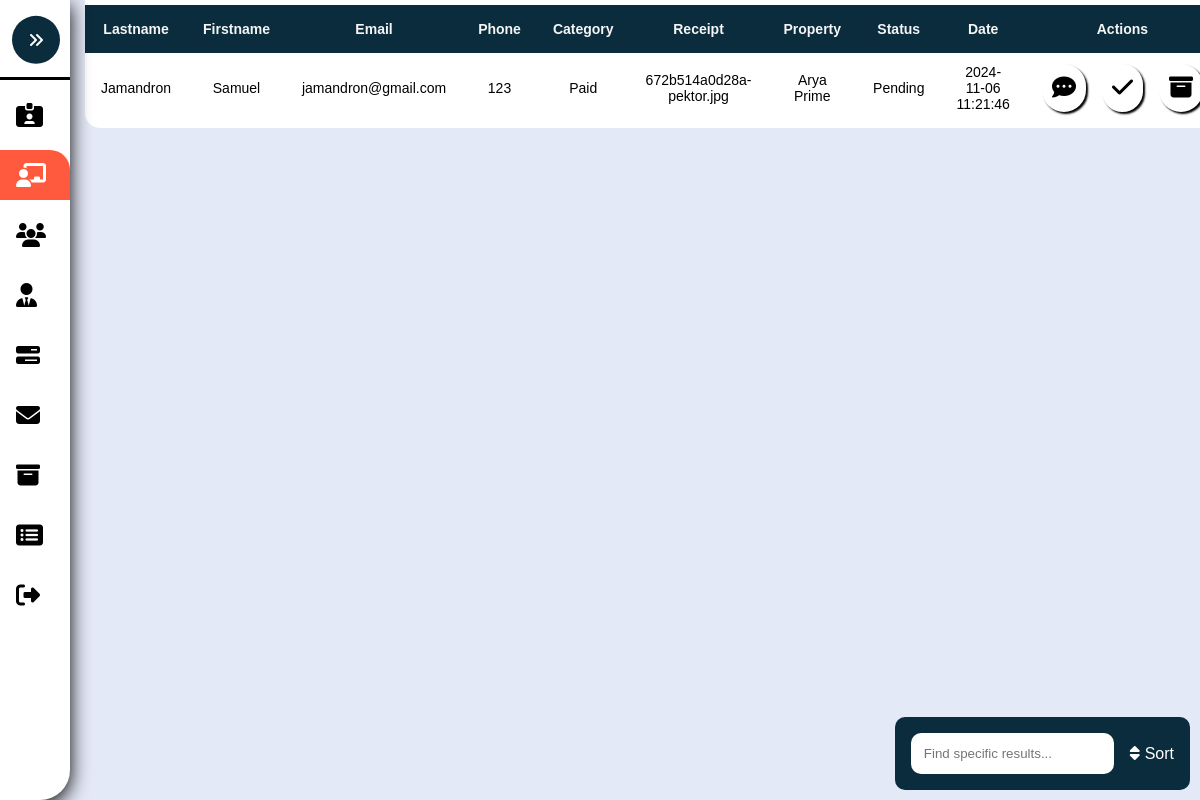
The page /Admin-Pending.php on the database as committed earlier.
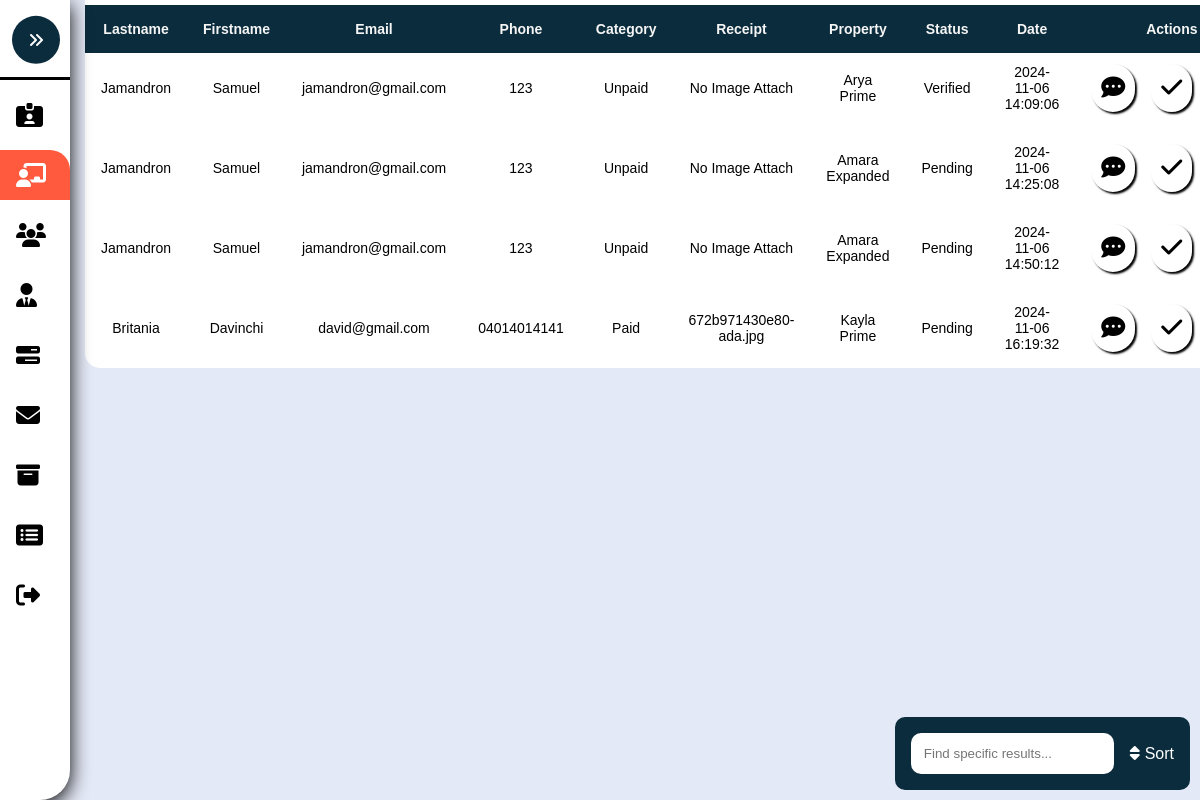
The same page on the database as committed later.
### tables this page shows
CREATE TABLE `pending` (
  `PendingID` int(8) NOT NULL,
  `Lastname` varchar(255) NOT NULL,
  `Firstname` varchar(255) NOT NULL,
  `Email` varchar(255) NOT NULL,
  `Phone` varchar(255) NOT NULL,
  `Message` varchar(255) NOT NULL,
  `Address` varchar(255) NOT NULL,
  `Category` varchar(255) NOT NULL,
  `Receipt` longblob NOT NULL,
  `Date` timestamp NOT NULL DEFAULT current_timestamp(),
  `Status` varchar(255) NOT NULL,
  `Requirements` varchar(255) NOT NULL,
  `UserID` int(8) NOT NULL,
  `PropertyID` int(8) NOT NULL
);

CREATE TABLE `properties` (
  `PropertyID` int(8) NOT NULL,
  `Property` varchar(255) NOT NULL,
  `Description` varchar(255) NOT NULL,
  `Price` varchar(255) NOT NULL,
  `Bedrooms` int(8) NOT NULL,
  `Bathrooms` int(8) NOT NULL,
  `Lot` varchar(255) NOT NULL,
  `Block` varchar(255) NOT NULL,
  `Phase` varchar(255) NOT NULL,
  `Area_sqft` varchar(255) NOT NULL,
  `VirtualTour` varchar(255) NOT NULL,
  `Calendar` timestamp NOT NULL DEFAULT current_timestamp(),
  `Status` varchar(255) NOT NULL,
  `IExterior` longblob DEFAULT NULL,
  `IBedroom` longblob DEFAULT NULL,
  `IBathroom` longblob DEFAULT NULL,
  `IAttic` longblob DEFAULT NULL,
  `IDining` longblob DEFAULT NULL,
  `Role` varchar(255) NOT NULL,
  `UserID` int(7) NOT NULL COMMENT 'Foreign key of User table'
);

### Admin-Pending.php (the view, shortened to what this page needs)
<?php
	include './Assets/Php/Connection.php';
?>
<!DOCTYPE html>
<html>
<head>
	<link rel="stylesheet" type="text/css" href="./Assets/Css/Admin.css?v=<?php echo time(); ?>">
</head>
<body>
	<nav class="sidebar close" id="sidebar">
		<header>
			<figure class="image-container">
			</figure>
			<button class="toggle">
				<i class="fa-solid fa-angles-right"></i>
			</button>
		</header>
		<div class="menu-bar">
			<div class="menu">
				<ul class="menu-links">
					<li class="nav-link">
						<a href="./Admin-Account.php">
							<i class="fa-solid fa-id-card-clip"></i>
						</a>
					</li>
					<li class="nav-link">
						<a href="./Admin-Pending.php" class="active">
							<i class="fa-solid fa-chalkboard-user"></i>
						</a>
					</li>
					<li class="nav-link">
						<a href="./Admin-Users.php" class="dashboard-list-item">
							<i class="fa-solid fa-users"></i>
						</a>
					</li>
					<li class="nav-link">
						<a href="./Admin-Management.php" class="dashboard-list-item">
							<i class="fa-solid fa-user-tie"></i>
						</a>
					</li>
					<li class="nav-link">
						<a href="./Admin-Properties.php" class="dashboard-list-item">
							<i class="fa-solid fa-bars-progress"></i>
						</a>
					</li>
					<li class="nav-link">
						<a href="Admin-Message.php" class="dashboard-list-item">
							<i class="fa-solid fa-envelope"></i>
						</a>
					</li>
					<li class="nav-link">
						<a href="./Admin-Archieve.php" class="dashboard-list-item">
							<i class="fa-solid fa-box-archive"></i>
						</a>
					</li>
					<li class="nav-link">
						<a href="Admin-SoldProperties.php" class="dashboard-list-item">
							<i class="fa-solid fa-rectangle-list"></i>
						</a>
					</li>
					<li class="nav-link">
						<a href="./Assets/Php/Logout.php" class="dashboard-list-item">
							<i class="fa-solid fa-right-from-bracket"></i>
						</a>
					</li>
				</ul>
			</div>
		</div>
	</nav>
	<main class="main">
		<section class="Table-section" id="Table-Section">
			<div class="container">
				<table class="table" id="table">
					<tr>
						<th>Lastname</th>
						<th>Firstname</th>
						<th>Email</th>
						<th>Phone</th>
						<th>Category</th>
						<th>Receipt</th>
						<th>Property</th>
						<th>Status</th>
						<th>Date</th>
						<th class="action-center">Actions</th>
					</tr>
				<?php
					if(isset($_POST['Sort-btn'])){
						$Sortlist = $_POST['Sort-Option'];
						if($Sortlist == "Paid"){
							$sql = "SELECT Pending.*, Properties.Property FROM Pending JOIN Properties ON Pending.PropertyID = Properties.PropertyID WHERE Category = 'Paid' ";
						}elseif($Sortlist == "Unpaid"){
							$sql = "SELECT Pending.*, Properties.Property FROM Pending JOIN Properties ON Pending.PropertyID = Properties.PropertyID WHERE Category = 'Unpaid' ";
						}elseif($Sortlist == "Pending"){
							$sql = "SELECT Pending.*, Properties.Property FROM Pending JOIN Properties ON Pending.PropertyID = Properties.PropertyID WHERE Pending.Status = 'Pending' ";
						}elseif($Sortlist == "Verified"){
							$sql = "SELECT Pending.*, Properties.Property FROM Pending JOIN Properties ON Pending.PropertyID = Properties.PropertyID WHERE Pending.Status = 'Verified' ";
						}elseif($Sortlist == "Declined"){
							$sql = "SELECT Pending.*, Properties.Property FROM Pending JOIN Properties ON Pending.PropertyID = Properties.PropertyID WHERE Pending.Status = 'Declined' ";
						}else{
							$sql = "SELECT Pending.*, Properties.Property FROM Pending JOIN Properties ON Pending.PropertyID = Properties.PropertyID ORDER BY Category DESC";
						}
					}else{
						$sql = "SELECT Pending.*, Properties.Property FROM Pending JOIN Properties ON Pending.PropertyID = Properties.PropertyID ";
					}
						$rs = mysqli_query($conn, $sql);
						if($rs){
							while ($row = mysqli_fetch_assoc($rs)) {
								$PendingID = $row['PendingID'];
								$Lastname = $row['Lastname'];
								$Firstname = $row['Firstname'];
								$Email = $row['Email'];
								$Phone = $row['Phone'];
								$Selected_Property = $row['Property'];
								$Status = $row['Status'];
								$Category = $row['Category'];
								$Receipt = $row['Receipt'];
								$Date = $row['Date'];
								echo "
								<tr>
									<td>".$Lastname."</td>
									<td>".$Firstname."</td>
									<td>".$Email."</td>
									<td>".$Phone."</td>
									<td>".$Category."</td>
									<td>".$Receipt."</td>
									<td>".$Selected_Property."</td>
									<td>".$Status."</td>
									<td>".$Date."</td>
									<td class='td-action'>
										<a href='./Admin-ViewPending.php?ViewID=".$PendingID."' class='custom-tooltip' data-title='View/Edit'>
											<i class='fa-solid fa-comment-dots'></i>
										</a>
										<a href='./Assets/Php/Admin.php?SelectedID=".$PendingID."' onclick='return AcceptConfirmation()'' class='custom-tooltip' data-title='Confirm'>
											<i class='fa-sharp fa-solid fa-check'></i>
										</a>
										<a href='./Assets/Php/Admin.php?archiveID=".$PendingID."&value=Pending' onclick='return archiveConfirmation()'' class='custom-tooltip' data-title='Archive'>
											<i class='fa-solid fa-box-archive' ></i>
										</a>
									</td>
								</tr>
								";
							}
							echo " </table>";
						}
					?>
			</div>
		</section>
		<form method="POST">
			<div class="float-diagram">
				<div class="form-items">
					<input type="search" list="Options" name="Sort-Option" placeholder="Find specific results...">
				</div>
				<button type="submit" name="Sort-btn" ><i class="fa-solid fa-sort"></i> Sort </button>
			</div>
		</form>
	</main>
</body>
</html>

### Assets/Css/Admin.css (style rules this page uses)
:root { --dark-jungle-green: hsl(188, 63%, 7%); --prussian-blue: hsl(200, 69%, 14%); --raisin-black-1: hsl(227, 29%, 13%); --raisin-black-2: hsl(229, 17%, 19%); --yellow-green: hsl(89, 72%, 85%); --orange-soda: hsl(9,100%, 62%); --cultured-1: hsl(0, 0%, 93%); --cultured-2:hsl(192, 24%, 96%); --misty-rose: hsl(210, 100%, 97%); --alice-blue: hsl(8, 100%, 97%); --seashell: hsl(8,100%, 97%); --cadet: hsl(0, 0%, 100%); --white: hsl(0,0%, 100%); --black:hsl(0,0%,0%); --opal: hsl(180, 20%, 62%); --head-foot-bg-amaresa: rgba(255, 255, 255, 0.66); --header-bg-amaresa-shadow:0 4px 30px rgba(0, 0, 0, 0.1); --footer-bg-amaresa-shadow:0 -4px 30px rgba(0, 0, 0, 0.1); --amaresa-box-shadow: 2px 2px 2px black; --amaresa-bg:#f0f0f0; --body-color: #E4E9F7; --sidebar-color: #FFF; --sidebar-text-color: #707070; --sidebar-toggle-color: #DDD; --ff-numito-sans:"Nunito Sans", sans-serif; --ff-poppins:"Poppins", sans-serif; --fs-1: 1.875rem; --fs-2: 1.5rem; --fs-3: 1.375rem; --fs-4: 1.125rem; --fs-5: 0.875rem; --fs-6: 0.813rem; --fs-7: 0.75rem; --fw-500: 500; --fw-600: 600; --fw-700: 700; --transition:0.25s ease; --section-spacing: 100px; --shadow-1: 0 5px 20px hsla(219, 56%, 21%, 0.1); --shadow-1: 0 16px 32px hsla(188, 63%, 63%, 0.1); }
*, *::before, *::after { padding: 0; margin: 0; box-sizing: border-box; }
li { list-style: none; }
a { text-decoration: none; }
a, img, span, button, i { display: block; }
button { border:none; outline: none; background: none; font: inherit; text-align: left; cursor: pointer; }
i { pointer-events: none; }
html { font-family: var(--ff-numito-sans); scroll-behavior: smooth; }
body { background: var(--body-color); overflow-x: hidden; }
.container { padding-inline:15px; }
button, a { transition: var(--transition); }
.sidebar { position: fixed; top: 0; left: 0; box-shadow: 2px 2px 15px var(--orange-soda); border-bottom-right-radius: 30px; width: 250px; height: 100vh; background: var(--sidebar-color); transition: .5s ease; z-index: 100; }
.sidebar.close { width: 70px; box-shadow: 0 5px 20px black; }
.sidebar.close .toggle { transform: translate(-50%,-40%); background: var(--prussian-blue); }
.sidebar figure { border-bottom: 3px solid black; position: relative; }
.sidebar header { position: relative; }
.sidebar header .toggle { position: absolute; top: 30%; right:-20%; cursor: pointer; padding: 1rem; background: var(--orange-soda); color: var(--white); border-radius: 100%; display: flex; justify-content: center; align-items: center; transform: rotate(180deg) translate(40%); }
.sidebar .nav-link a { height: 50px; margin-top: 10px; display: flex; justify-content: left; align-items: center; color: black; transition:var(--transition); }
.sidebar .nav-link i { margin-inline: 1rem; font-size: var(--fs-2); }
.sidebar .nav-link .active { color: white; background: var(--orange-soda); border-top-right-radius: 20px; }
.main { position: relative; height: 100vh; left: 250px; width: calc(100% - 250px); transition: .5s ease; }
.sidebar.close ~ .main { left: 70px; width: calc(100% - 70px); }
.Table-section { max-height: 99vh; overflow-x: hidden; position: relative; }
.td-action { position: relative; transition: .3s ease; display: flex; align-items: center; gap: 1rem; justify-content: space-evenly; }
.td-action a { font-size: var(--fs-2); padding: 10px; background: var(--white); box-shadow: var(--amaresa-box-shadow); border-radius: 26px; color: black; }
.float-diagram { position: absolute; right: 10px; bottom: 10px; background: var(--prussian-blue); font-size: 1rem; border-radius: 10px ; color: white; padding: 1rem; display: flex; justify-content: center; align-items: center; gap: 1rem; }
.float-diagram button { color: white; display: flex; gap: 5px; justify-content: center; }
.float-diagram > .form-items input { padding: 0.8rem; border-radius: 10px; outline: none; border:none; }
.form-items { display: flex; gap: 1rem; width: 100%; align-items: center; justify-content: center; }
.custom-tooltip { position: relative; display: inline-block; cursor: pointer; }

Rows that differ between the two databases and show on the page:
removed pending: Lastname "Jamandron", Firstname "Samuel", Email "jamandron@gmail.com", Phone "123", Category "Paid", Receipt "672b514a0d28a-pektor.jpg", PropertyID.Property "Arya Prime", Status "Pending", Date "2024-11-06 11:21:46"
added pending: Lastname "Jamandron", Firstname "Samuel", Email "jamandron@gmail.com", Phone "123", Category "Unpaid", Receipt "No Image Attach", PropertyID.Property "Arya Prime", Status "Verified", Date "2024-11-06 14:09:06"
added pending: Lastname "Jamandron", Firstname "Samuel", Email "jamandron@gmail.com", Phone "123", Category "Unpaid", Receipt "No Image Attach", PropertyID.Property "Amara Expanded", Status "Pending", Date "2024-11-06 14:25:08"
added pending: Lastname "Jamandron", Firstname "Samuel", Email "jamandron@gmail.com", Phone "123", Category "Unpaid", Receipt "No Image Attach", PropertyID.Property "Amara Expanded", Status "Pending", Date "2024-11-06 14:50:12"
added pending: Lastname "Britania", Firstname "Davinchi", Email "david@gmail.com", Phone "04014014141", Category "Paid", Receipt "672b971430e80-ada.jpg", PropertyID.Property "Kayla Prime", Status "Pending", Date "2024-11-06 16:19:32"
